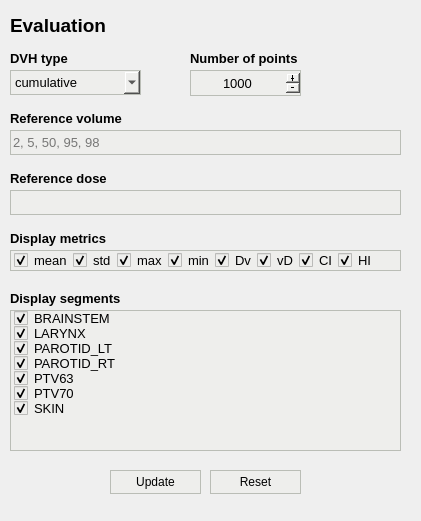
                <widget class="QWidget" name="scroll_evaluation_content">
                 <property name="geometry">
                  <rect>
                   <x>0</x>
                   <y>0</y>
                   <width>421</width>
                   <height>521</height>
                  </rect>
                 </property>
                 <widget class="QLabel" name="ref_vol_label">
                  <property name="geometry">
                   <rect>
                    <x>10</x>
                    <y>110</y>
                    <width>391</width>
                    <height>17</height>
                   </rect>
                  </property>
                  <property name="font">
                   <font>
                    <pointsize>10</pointsize>
                    <weight>75</weight>
                    <bold>true</bold>
                   </font>
                  </property>
                  <property name="toolTip">
                   <string>Reference volumes for which to calculate the inverse DVH values</string>
                  </property>
                  <property name="text">
                   <string>Reference volume</string>
                  </property>
                 </widget>
                 <widget class="QLineEdit" name="ref_vol_field">
                  <property name="geometry">
                   <rect>
                    <x>10</x>
                    <y>130</y>
                    <width>391</width>
                    <height>25</height>
                   </rect>
                  </property>
                  <property name="font">
                   <font>
                    <pointsize>10</pointsize>
                   </font>
                  </property>
                  <property name="styleSheet">
                   <string notr="true">color: rgb(0, 0, 0);
background-color: rgb(238, 238, 236);
border: 1px solid;
border-color: rgb(186, 189, 182);</string>
                  </property>
                  <property name="placeholderText">
                   <string>2, 5, 50, 95, 98</string>
                  </property>
                 </widget>
                 <widget class="QLabel" name="ref_dose_label">
                  <property name="geometry">
                   <rect>
                    <x>10</x>
                    <y>170</y>
                    <width>391</width>
                    <height>17</height>
                   </rect>
                  </property>
                  <property name="font">
                   <font>
                    <pointsize>10</pointsize>
                    <weight>75</weight>
                    <bold>true</bold>
                   </font>
                  </property>
                  <property name="toolTip">
                   <string>Reference (fractional) dose values for which to calculate the DVH values</string>
                  </property>
                  <property name="text">
                   <string>Reference dose</string>
                  </property>
                 </widget>
                 <widget class="QLineEdit" name="ref_dose_field">
                  <property name="geometry">
                   <rect>
                    <x>10</x>
                    <y>190</y>
                    <width>391</width>
                    <height>25</height>
                   </rect>
                  </property>
                  <property name="font">
                   <font>
                    <pointsize>10</pointsize>
                   </font>
                  </property>
                  <property name="styleSheet">
                   <string notr="true">color: rgb(0, 0, 0);
background-color: rgb(238, 238, 236);
border: 1px solid;
border-color: rgb(186, 189, 182);</string>
                  </property>
                 </widget>
                 <widget class="QLabel" name="dvh_type_label">
                  <property name="geometry">
                   <rect>
                    <x>10</x>
                    <y>50</y>
                    <width>131</width>
                    <height>17</height>
                   </rect>
                  </property>
                  <property name="font">
                   <font>
                    <pointsize>10</pointsize>
                    <weight>75</weight>
                    <bold>true</bold>
                   </font>
                  </property>
                  <property name="toolTip">
                   <string>Dose-volume histogram type</string>
                  </property>
                  <property name="text">
                   <string>DVH type</string>
                  </property>
                 </widget>
                 <widget class="QComboBox" name="dvh_type_field">
                  <property name="geometry">
                   <rect>
                    <x>10</x>
                    <y>70</y>
                    <width>131</width>
                    <height>25</height>
                   </rect>
                  </property>
                  <property name="font">
                   <font>
                    <pointsize>10</pointsize>
                   </font>
                  </property>
                  <property name="cursor">
                   <cursorShape>PointingHandCursor</cursorShape>
                  </property>
                  <property name="styleSheet">
                   <string notr="true">color: rgb(0, 0, 0);
background-color: rgb(238, 238, 236);
border: 1px solid;
border-color: rgb(186, 189, 182);</string>
                  </property>
                  <property name="currentText">
                   <string>cumulative</string>
                  </property>
                  <item>
                   <property name="text">
                    <string>cumulative</string>
                   </property>
                  </item>
                  <item>
                   <property name="text">
                    <string>differential</string>
                   </property>
                  </item>
                 </widget>
                 <widget class="QLabel" name="n_points_label">
                  <property name="geometry">
                   <rect>
                    <x>190</x>
                    <y>50</y>
                    <width>211</width>
                    <height>17</height>
                   </rect>
                  </property>
                  <property name="font">
                   <font>
                    <pointsize>10</pointsize>
                    <weight>75</weight>
                    <bold>true</bold>
                   </font>
                  </property>
                  <property name="toolTip">
                   <string>Number of (evenly-spaced) points for which to evaluate the DVH</string>
                  </property>
                  <property name="text">
                   <string>Number of points</string>
                  </property>
                 </widget>
                 <widget class="QSpinBox" name="n_points_field">
                  <property name="geometry">
                   <rect>
                    <x>190</x>
                    <y>70</y>
                    <width>111</width>
                    <height>26</height>
                   </rect>
                  </property>
                  <property name="font">
                   <font>
                    <pointsize>10</pointsize>
                   </font>
                  </property>
                  <property name="cursor">
                   <cursorShape>IBeamCursor</cursorShape>
                  </property>
                  <property name="styleSheet">
                   <string notr="true">color: rgb(0, 0, 0);
background-color: rgb(238, 238, 236);
border: 1px solid;
border-color: rgb(186, 189, 182);</string>
                  </property>
                  <property name="alignment">
                   <set>Qt::AlignCenter</set>
                  </property>
                  <property name="buttonSymbols">
                   <enum>QAbstractSpinBox::PlusMinus</enum>
                  </property>
                  <property name="minimum">
                   <number>1</number>
                  </property>
                  <property name="maximum">
                   <number>100000</number>
                  </property>
                  <property name="value">
                   <number>1000</number>
                  </property>
                 </widget>
                 <widget class="QLabel" name="dosimetrics_label">
                  <property name="geometry">
                   <rect>
                    <x>10</x>
                    <y>230</y>
                    <width>391</width>
                    <height>17</height>
                   </rect>
                  </property>
                  <property name="font">
                   <font>
                    <pointsize>10</pointsize>
                    <weight>75</weight>
                    <bold>true</bold>
                   </font>
                  </property>
                  <property name="toolTip">
                   <string>Names of plan evaluation metrics to be displayed</string>
                  </property>
                  <property name="text">
                   <string>Display metrics</string>
                  </property>
                 </widget>
                 <widget class="QListWidget" name="dosimetrics_field">
                  <property name="geometry">
                   <rect>
                    <x>10</x>
                    <y>250</y>
                    <width>391</width>
                    <height>21</height>
                   </rect>
                  </property>
                  <property name="font">
                   <font>
                    <pointsize>10</pointsize>
                   </font>
                  </property>
                  <property name="cursor" stdset="0">
                   <cursorShape>PointingHandCursor</cursorShape>
                  </property>
                  <property name="styleSheet">
                   <string notr="true">color: rgb(0, 0, 0);
background-color: rgb(238, 238, 236);
border: 1px solid;
border-color: rgb(186, 189, 182);</string>
                  </property>
                  <property name="flow">
                   <enum>QListView::LeftToRight</enum>
                  </property>
                  <property name="spacing">
                   <number>1</number>
                  </property>
                  <item>
                   <property name="text">
                    <string>mean</string>
                   </property>
                   <property name="font">
                    <font>
                     <pointsize>10</pointsize>
                    </font>
                   </property>
                   <property name="checkState">
                    <enum>Checked</enum>
                   </property>
                  </item>
                  <item>
                   <property name="text">
                    <string>std</string>
                   </property>
                   <property name="font">
                    <font>
                     <pointsize>10</pointsize>
                    </font>
                   </property>
                   <property name="checkState">
                    <enum>Checked</enum>
                   </property>
                  </item>
                  <item>
                   <property name="text">
                    <string>max</string>
                   </property>
                   <property name="font">
                    <font>
                     <pointsize>10</pointsize>
                    </font>
                   </property>
                   <property name="checkState">
                    <enum>Checked</enum>
                   </property>
                  </item>
                  <item>
                   <property name="text">
                    <string>min</string>
                   </property>
                   <property name="font">
                    <font>
                     <pointsize>10</pointsize>
                    </font>
                   </property>
                   <property name="checkState">
                    <enum>Checked</enum>
                   </property>
                  </item>
                  <item>
                   <property name="text">
                    <string>Dv</string>
                   </property>
                   <property name="font">
                    <font>
                     <pointsize>10</pointsize>
                    </font>
                   </property>
                   <property name="checkState">
                    <enum>Checked</enum>
                   </property>
                  </item>
                  <item>
                   <property name="text">
                    <string>vD</string>
                   </property>
                   <property name="font">
                    <font>
                     <pointsize>10</pointsize>
                    </font>
                   </property>
                   <property name="checkState">
                    <enum>Checked</enum>
                   </property>
                  </item>
                  <item>
                   <property name="text">
                    <string>CI</string>
                   </property>
                   <property name="font">
                    <font>
                     <pointsize>10</pointsize>
                    </font>
                   </property>
                   <property name="checkState">
                    <enum>Checked</enum>
                   </property>
                  </item>
                  <item>
                   <property name="text">
                    <string>HI</string>
                   </property>
                   <property name="font">
                    <font>
                     <pointsize>10</pointsize>
                    </font>
                   </property>
                   <property name="checkState">
                    <enum>Checked</enum>
                   </property>
                  </item>
                 </widget>
                 <widget class="QLabel" name="caption_evaluation">
                  <property name="geometry">
                   <rect>
                    <x>10</x>
                    <y>10</y>
                    <width>391</width>
                    <height>31</height>
                   </rect>
                  </property>
                  <property name="font">
                   <font>
                    <pointsize>14</pointsize>
                    <weight>75</weight>
                    <bold>true</bold>
                   </font>
                  </property>
                  <property name="text">
                   <string>Evaluation</string>
                  </property>
                 </widget>
                 <widget class="QListWidget" name="dosimetrics_field_2">
                  <property name="geometry">
                   <rect>
                    <x>10</x>
                    <y>310</y>
                    <width>391</width>
                    <height>141</height>
                   </rect>
                  </property>
                  <property name="font">
                   <font>
                    <pointsize>10</pointsize>
                   </font>
                  </property>
                  <property name="cursor" stdset="0">
                   <cursorShape>PointingHandCursor</cursorShape>
                  </property>
                  <property name="styleSheet">
                   <string notr="true">color: rgb(0, 0, 0);
background-color: rgb(238, 238, 236);
border: 1px solid;
border-color: rgb(186, 189, 182);</string>
                  </property>
                  <property name="flow">
                   <enum>QListView::TopToBottom</enum>
                  </property>
                  <property name="spacing">
                   <number>1</number>
                  </property>
                  <item>
                   <property name="text">
                    <string>BRAINSTEM</string>
                   </property>
                   <property name="font">
                    <font>
                     <pointsize>10</pointsize>
                    </font>
                   </property>
                   <property name="checkState">
                    <enum>Checked</enum>
                   </property>
                  </item>
                  <item>
                   <property name="text">
                    <string>LARYNX</string>
                   </property>
                   <property name="font">
                    <font>
                     <pointsize>10</pointsize>
                    </font>
                   </property>
                   <property name="checkState">
                    <enum>Checked</enum>
                   </property>
                  </item>
                  <item>
                   <property name="text">
                    <string>PAROTID_LT</string>
                   </property>
                   <property name="font">
                    <font>
                     <pointsize>10</pointsize>
                    </font>
                   </property>
                   <property name="checkState">
                    <enum>Checked</enum>
                   </property>
                  </item>
                  <item>
                   <property name="text">
                    <string>PAROTID_RT</string>
                   </property>
                   <property name="font">
                    <font>
                     <pointsize>10</pointsize>
                    </font>
                   </property>
                   <property name="checkState">
                    <enum>Checked</enum>
                   </property>
                  </item>
                  <item>
                   <property name="text">
                    <string>PTV63</string>
                   </property>
                   <property name="font">
                    <font>
                     <pointsize>10</pointsize>
                    </font>
                   </property>
                   <property name="checkState">
                    <enum>Checked</enum>
                   </property>
                  </item>
                  <item>
                   <property name="text">
                    <string>PTV70</string>
                   </property>
                   <property name="font">
                    <font>
                     <pointsize>10</pointsize>
                    </font>
                   </property>
                   <property name="checkState">
                    <enum>Checked</enum>
                   </property>
                  </item>
                  <item>
                   <property name="text">
                    <string>SKIN</string>
                   </property>
                   <property name="font">
                    <font>
                     <pointsize>10</pointsize>
                    </font>
                   </property>
                   <property name="checkState">
                    <enum>Checked</enum>
                   </property>
                  </item>
                 </widget>
                 <widget class="QLabel" name="dosimetrics_label_2">
                  <property name="geometry">
                   <rect>
                    <x>10</x>
                    <y>290</y>
                    <width>391</width>
                    <height>17</height>
                   </rect>
                  </property>
                  <property name="font">
                   <font>
                    <pointsize>10</pointsize>
                    <weight>75</weight>
                    <bold>true</bold>
                   </font>
                  </property>
                  <property name="toolTip">
                   <string>Names of the segmented structures to be displayed</string>
                  </property>
                  <property name="text">
                   <string>Display segments</string>
                  </property>
                 </widget>
                 <widget class="QPushButton" name="configure_button_6">
                  <property name="geometry">
                   <rect>
                    <x>110</x>
                    <y>470</y>
                    <width>91</width>
                    <height>24</height>
                   </rect>
                  </property>
                  <property name="minimumSize">
                   <size>
                    <width>0</width>
                    <height>24</height>
                   </size>
                  </property>
                  <property name="maximumSize">
                   <size>
                    <width>16777215</width>
                    <height>40</height>
                   </size>
                  </property>
                  <property name="font">
                   <font>
                    <pointsize>9</pointsize>
                    <weight>50</weight>
                    <italic>false</italic>
                    <bold>false</bold>
                    <strikeout>false</strikeout>
                   </font>
                  </property>
                  <property name="cursor">
                   <cursorShape>PointingHandCursor</cursorShape>
                  </property>
                  <property name="toolTip">
                   <string>Update the general treatment plan parameters</string>
                  </property>
                  <property name="styleSheet">
                   <string notr="true">color: rgb(0, 0, 0);
background-color: rgb(238, 238, 236);
border: 1px solid;
border-color: rgb(186, 189, 182);</string>
                  </property>
                  <property name="text">
                   <string>Update</string>
                  </property>
                  <property name="icon">
                   <iconset resource="assets/resources.qrc">
                    <normaloff>:/green_icons/icons_green/check.svg</normaloff>:/green_icons/icons_green/check.svg</iconset>
                  </property>
                  <property name="iconSize">
                   <size>
                    <width>16</width>
                    <height>16</height>
                   </size>
                  </property>
                 </widget>
                 <widget class="QPushButton" name="configure_button_7">
                  <property name="geometry">
                   <rect>
                    <x>210</x>
                    <y>470</y>
                    <width>91</width>
                    <height>24</height>
                   </rect>
                  </property>
                  <property name="minimumSize">
                   <size>
                    <width>0</width>
                    <height>24</height>
                   </size>
                  </property>
                  <property name="maximumSize">
                   <size>
                    <width>16777215</width>
                    <height>40</height>
                   </size>
                  </property>
                  <property name="font">
                   <font>
                    <pointsize>9</pointsize>
                    <weight>50</weight>
                    <bold>false</bold>
                   </font>
                  </property>
                  <property name="cursor">
                   <cursorShape>PointingHandCursor</cursorShape>
                  </property>
                  <property name="toolTip">
                   <string>Reset the general treatment plan parameters</string>
                  </property>
                  <property name="styleSheet">
                   <string notr="true">color: rgb(0, 0, 0);
background-color: rgb(238, 238, 236);
border: 1px solid;
border-color: rgb(186, 189, 182);</string>
                  </property>
                  <property name="text">
                   <string>Reset</string>
                  </property>
                  <property name="icon">
                   <iconset resource="assets/resources.qrc">
                    <normaloff>:/red_icons/icons_red/rotate-ccw.svg</normaloff>:/red_icons/icons_red/rotate-ccw.svg</iconset>
                  </property>
                  <property name="iconSize">
                   <size>
                    <width>16</width>
                    <height>16</height>
                   </size>
                  </property>
                 </widget>
                </widget>
